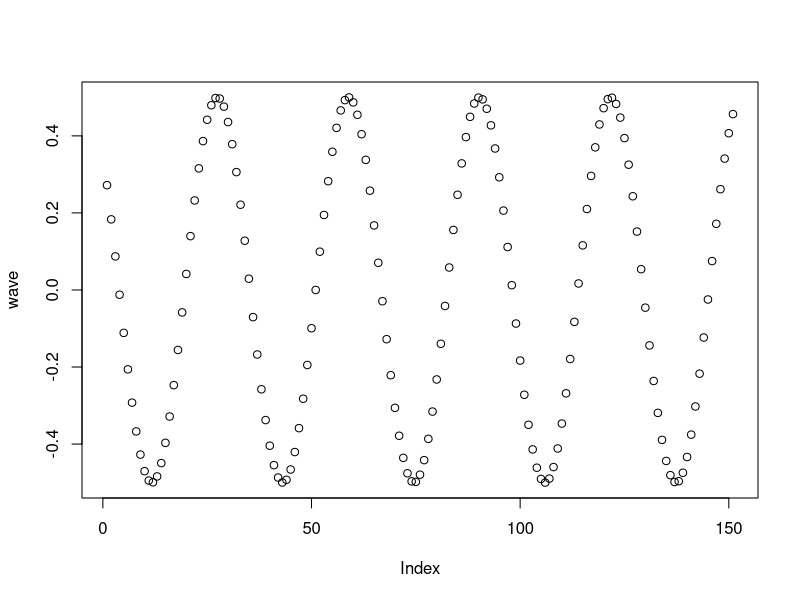

Write the R code that produced this figure.
# Exercise 1: creating and operating on vectors

# Create a vector `names` that contains your name and the names of 2 people 
# next to you. Print the vector.
names <- c("Eric", "Brian")
print(names)

# Use the colon operator : to create a vector `n` of numbers from 10:49
n <- 10:49

# Use the `length()` function to get the number of elements in `n`
print(length(n))

# Add 1 to each element in `n` and print the result
print(n + 1)

# Create a vector `m` that contains the numbers 10 to 1 (in that order). 
# Hint: use the `seq()` function
m <- seq(from = 10, to = 1)

# Subtract `m` FROM `n`. Note the recycling!
print(m - 1)

# Use the `seq()` function to produce a range of numbers from -5 to 10 in `0.1`
# increments. Store it in a variable `x_range`
x_range <- seq(from = -5, to = 10, by = 0.1)

# Create a vector `sin_wave` by calling the `sin()` function on each element 
# in `x_range`.
sin_wave <- sin(x_range)

# Create a vector `cos_wave` by calling the `cos()` function on each element 
# in `x_range`.
cos_wave <- cos(x_range)

# Create a vector `wave` by multiplying `sin_wave` and `cos_wave` together, then
# adding `sin_wave` to the product
wave <- sin_wave * cos_wave

# Use the `plot()` function to plot your `wave`!
plot(wave)
